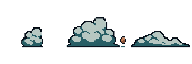
#> input picture src/assets/soulmon/fx/anim-dust-step.png, 192 x 64 px, given in place of anim-dust-step.png.png, which was not available
$ python defringe-gain.py ../src/assets/soulmon/fx/anim-dust-step.png
#> lines starting #> are read from the running program, lines starting #| are printed output that depends on the picture; after the words box and inside, x2 and y2 are one past the last pixel; in counts of white or black regions, pixels touching at a corner belong together; pictures that were not available may be replaced by others from this repository, and a replacement may not be noted
"""Defringe determinístico dos ícones `fx/gain-*.png`: remove a franja clara (pixels brancos soltos/serrilhados) do contorno.
Regra (idempotente): alfa vira binário (>=128 opaco). Pixel opaco de BORDA (algum vizinho-4 transparente) com luminância
>170 cuja vizinhança opaca (8) é bem mais escura (mediana + 60) é recolorido com a mediana RGB dos vizinhos escuros
(decontaminação pela cor do interior); se tem <2 vizinhos opacos (ilha/poeira) é apagado. Sparkles/realces claros
(vizinhança também clara) não são tocados. Uso: python tools/defringe-gain.py gain-chest gain-confetti ..."""
import sys
from pathlib import Path
import numpy as np
from PIL import Image

D = Path(__file__).resolve().parent.parent / 'src/assets/soulmon/fx'
LUZ, SALTO = 170, 60


def lum(c):
    return c[..., 0] * .299 + c[..., 1] * .587 + c[..., 2] * .114


def passo(a):
    al = a[..., 3] >= 128
    a = a.copy()
    a[..., 3] = np.where(al, 255, 0)
    a[~al, :3] = 0
    h, w = al.shape
    L = lum(a[..., :3].astype(float))
    p = np.pad(al, 1)
    edge = al & ~(p[:-2, 1:-1] & p[2:, 1:-1] & p[1:-1, :-2] & p[1:-1, 2:])
    n = 0
    for y, x in zip(*np.nonzero(edge & (L > LUZ))):
        viz = [(y + dy, x + dx) for dy in (-1, 0, 1) for dx in (-1, 0, 1)
               if (dy or dx) and 0 <= y + dy < h and 0 <= x + dx < w and al[y + dy, x + dx]]
        if len(viz) < 2:
            a[y, x] = 0
            n += 1
            continue
        ls = np.array([L[v] for v in viz])
        if np.median(ls) + SALTO < L[y, x]:
            esc = [v for v in viz if L[v] <= np.median(ls)]
            a[y, x, :3] = np.median(np.array([a[v][:3] for v in esc]), axis=0).astype(np.uint8)
            n += 1
    return a, n


for nome in sys.argv[1:]:
    f = D / f'{nome}.png'
    a = np.array(Image.open(f).convert('RGBA'))
#> a is the input picture: shape (64, 192, 4); mean R, G, B, A 19.4, 23.7, 24, 45.2
    for _ in range(3):  # 3 passadas: franja de 2-3px sai de fora pra dentro
        a, n = passo(a)
#> this loop made 3 passes
#> n on passes 1 to 3: 150, 0, 0
#> pass 1, in passo, `al = a[..., 3] >= 128`:
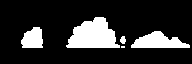
#> al: shape (64, 192) bool; 17.7% white; 5 white regions (1 under 20 px), largest, box (x1, y1, x2, y2) and area: (66, 17, 120, 48) 1144, (131, 31, 190, 48) 623, (21, 27, 43, 48) 366, (120, 36, 126, 44) 36
#> pass 1, in passo, `L = lum(a[..., :3].astype(float))`:
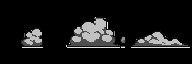
#> L: shape (64, 192) float64; min 0, max 244.2, mean 22.4
#> pass 1, in passo, `p = np.pad(al, 1)`:
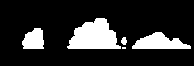
#> p: shape (66, 194) bool; 17% white; 5 white regions (1 under 20 px), largest, box (x1, y1, x2, y2) and area: (67, 18, 121, 49) 1144, (132, 32, 191, 49) 623, (22, 28, 44, 49) 366, (121, 37, 127, 45) 36
#> pass 1, in passo, `edge = al & ~(p[:-2, 1:-1] & p[2:, 1:-1] & p[1:-1, :-2] & p[1:-1, 2:])`:
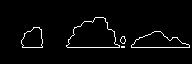
#> edge: shape (64, 192) bool; 3% white in thin lines or dots, all inside (x1, y1, x2, y2) = (21, 17, 190, 48)
    print(nome, 'ultima passada tocou', n)
#| ../src/assets/soulmon/fx/anim-dust-step.png ultima passada tocou 0
    Image.fromarray(a, 'RGBA').save(f, optimize=True)

$ run again, on src/assets/soulmon/fx/fx-hit.png
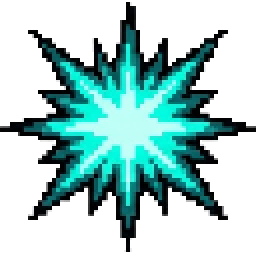
#> input picture src/assets/soulmon/fx/fx-hit.png, 128 x 128 px, given in place of fx-hit.png.png, which was not available (shown 2 times larger)
#> a is the input picture: shape (128, 128, 4); mean R, G, B, A 18, 55.2, 53, 107.2
#> the loop `for _ in range(3):` made 3 passes
#> n on passes 1 to 3: 110, 0, 0
#> pass 1, in passo, `al = a[..., 3] >= 128`:
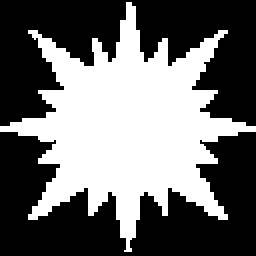
#> al: shape (128, 128) bool (shown 2 times larger); 42% white; 1 white region, box (x1, y1, x2, y2) and area: (0, 1, 128, 126) 6885
#> pass 1, in passo, `edge = al & ~(p[:-2, 1:-1] & p[2:, 1:-1] & p[1:-1, :-2] & p[1:-1, 2:])`:
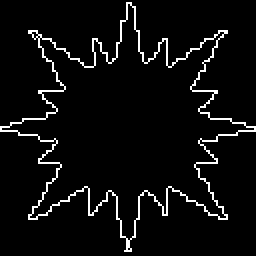
#> edge: shape (128, 128) bool (shown 2 times larger); 5% white in thin lines or dots
#| ../src/assets/soulmon/fx/fx-hit.png ultima passada tocou 0

$ run again, on src/assets/soulmon/fx/move-jump-arc.png
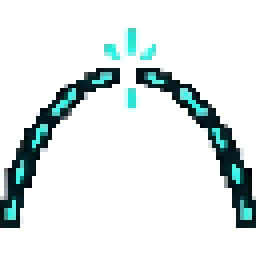
#> input picture src/assets/soulmon/fx/move-jump-arc.png, 64 x 64 px, given in place of move-jump-arc.png.png, which was not available (shown 4 times larger)
#> a is the input picture: shape (64, 64, 4); mean R, G, B, A 6.3, 14.5, 14.5, 39.4
#> the loop `for _ in range(3):` made 3 passes
#> n on passes 1 to 3: 35, 4, 2
#> pass 1, in passo, `al = a[..., 3] >= 128`:
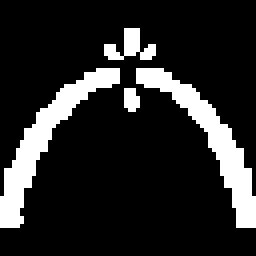
#> al: shape (64, 64) bool (shown 4 times larger); 15.5% white; 4 white regions, box (x1, y1, x2, y2) and area: (0, 17, 30, 57) 282, (34, 17, 64, 57) 278, (26, 7, 39, 15) 53, (31, 22, 35, 28) 20
#> pass 1, in passo, `edge = al & ~(p[:-2, 1:-1] & p[2:, 1:-1] & p[1:-1, :-2] & p[1:-1, 2:])`:
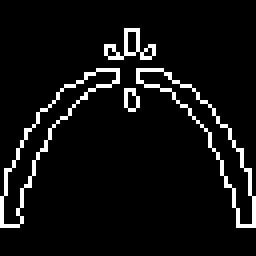
#> edge: shape (64, 64) bool (shown 4 times larger); 6.3% white in thin lines or dots, all inside (x1, y1, x2, y2) = (0, 7, 64, 57)
#| ../src/assets/soulmon/fx/move-jump-arc.png ultima passada tocou 2
